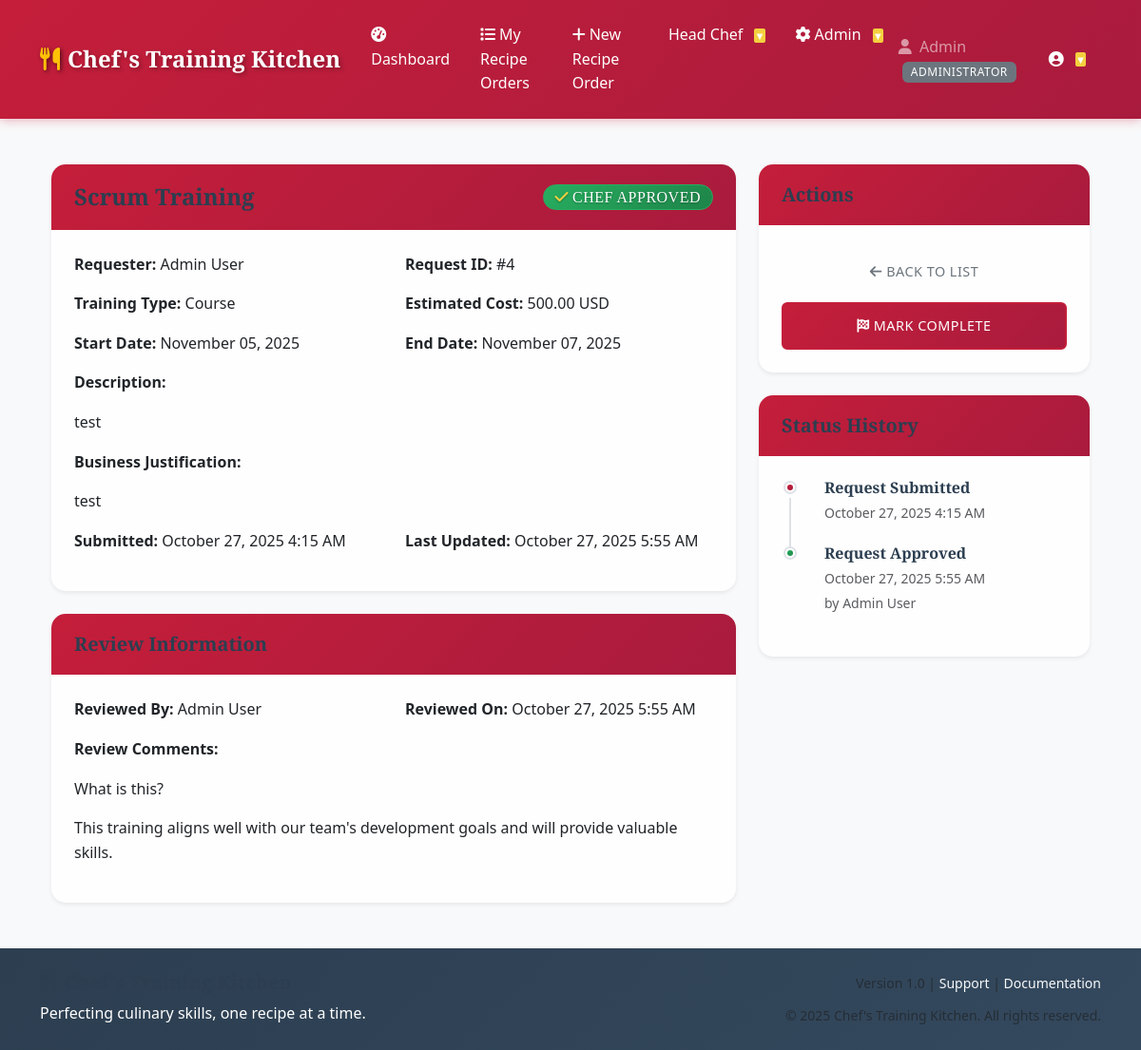
The app's page /requests/4/ (signed in) with its own data.
### accounts/models.py (models this page shows, shortened)
class UserProfile(models.Model):
    ROLE_CHOICES = [
        ('TEAM_MEMBER', 'Team Member'),
        ('LEADERSHIP', 'Leadership'),
        ('ADMIN', 'Administrator'),
    ]
    user = models.OneToOneField(User, on_delete=models.CASCADE)
    role = models.CharField(max_length=20, choices=ROLE_CHOICES, default='TEAM_MEMBER')
    is_active = models.BooleanField(default=True)
    created_at = models.DateTimeField(auto_now_add=True)
    updated_at = models.DateTimeField(auto_now=True)
    class Meta:
        verbose_name = "User Profile"
        verbose_name_plural = "User Profiles"

### training_requests/models.py (models this page shows, shortened)
class TrainingRequest(models.Model):
    TRAINING_TYPE_CHOICES = [
        ('CONFERENCE', 'Conference'),
        ('COURSE', 'Course'),
        ('CERTIFICATION', 'Certification'),
        ('WORKSHOP', 'Workshop'),
    ]
    STATUS_CHOICES = [
        ('PENDING', 'Pending'),
        ('APPROVED', 'Approved'),
        ('DENIED', 'Denied'),
        ('COMPLETED', 'Completed'),
    ]
    requester = models.ForeignKey(
        User,
        on_delete=models.CASCADE,
        related_name='training_requests',
        help_text="User who submitted the training request"
    )
    title = models.CharField(max_length=200, help_text="Training title or name")
    description = models.TextField(help_text="Detailed description of the training")
    training_type = models.CharField(
        max_length=20,
        choices=TRAINING_TYPE_CHOICES,
        help_text="Type of training being requested"
    )
    estimated_cost = models.DecimalField(
        max_digits=10,
        decimal_places=2,
        validators=[MinValueValidator(Decimal('0.00'))],
        help_text="Estimated cost in the specified currency"
    )
    currency = models.CharField(max_length=3, default='USD', help_text="Currency code (e.g., USD, EUR)")
    start_date = models.DateField(help_text="Training start date")
    end_date = models.DateField(help_text="Training end date")
    justification = models.TextField(help_text="Business justification for the training")
    status = models.CharField(
        max_length=20,
        choices=STATUS_CHOICES,
        default='PENDING',
        help_text="Current status of the request"
    )
    reviewer = models.ForeignKey(
        User,
        on_delete=models.SET_NULL,
        null=True,
        blank=True,
        related_name='reviewed_requests',
        help_text="Leadership member who reviewed the request"
    )
    review_comments = models.TextField(
        blank=True,
        help_text="Comments from the reviewer"
    )
    reviewed_at = models.DateTimeField(
        null=True,
        blank=True,
        help_text="When the request was reviewed"
    )
    completed_at = models.DateTimeField(
        null=True,
        blank=True,
        help_text="When the training was completed"
    )
    completion_notes = models.TextField(
        blank=True,
        help_text="Notes about the training completion"
    )
    supporting_documents = models.FileField(
        upload_to='training_requests/documents/',
        blank=True,
        null=True,
        validators=[
            FileExtensionValidator(
                allowed_extensions=['pdf', 'doc', 'docx', 'txt'],
                message="Only PDF, DOC, DOCX, and TXT files are allowed."
            ),
            validate_file_size
        ],
        help_text="Optional supporting documents (PDF, DOC, DOCX, TXT, up to 10MB)"
    )
    created_at = models.DateTimeField(auto_now_add=True)
    updated_at = models.DateTimeField(auto_now=True)
    class Meta:
        verbose_name = "Training Request"
        verbose_name_plural = "Training Requests"
        ordering = ['-created_at']

### training_requests/views.py (the view)
# urls.py: path('requests/<int:pk>/', views.TrainingRequestDetailView.as_view(), name='request_detail'),
class TrainingRequestDetailView(LoginRequiredMixin, DetailView):
    model = TrainingRequest
    template_name = 'training_requests/request_detail.html'
    context_object_name = 'request'
    def get_queryset(self):
        queryset = TrainingRequest.objects.select_related('requester', 'reviewer')
        user_role = getattr(self.request.user.userprofile, 'role', 'TEAM_MEMBER')
        if user_role == 'TEAM_MEMBER':
            queryset = queryset.filter(requester=self.request.user)
        return queryset
    def get_context_data(self, **kwargs):
        context = super().get_context_data(**kwargs)
        user_role = getattr(self.request.user.userprofile, 'role', 'TEAM_MEMBER')
        context['user_role'] = user_role
        context['is_leadership'] = user_role in ['LEADERSHIP', 'ADMIN']
        context['can_approve'] = (
            user_role in ['LEADERSHIP', 'ADMIN'] and
            self.object.status == 'PENDING'
        )
        context['can_complete'] = (
            user_role in ['LEADERSHIP', 'ADMIN'] and
            self.object.status == 'APPROVED'
        )
        return context

### templates/training_requests/request_detail.html (shortened to what this page needs)
{% extends 'base.html' %}
{% load static %}
{% block content %}
<div class="container mt-4">
    <div class="row">
        <div class="col-md-8">
            <div class="card">
                <div class="card-header d-flex justify-content-between align-items-center">
                    <h4 class="mb-0">{{ request.title }}</h4>
                    {% if request.status == 'PENDING' %}
                        <span class="badge bg-warning fs-6">{{ request.get_status_display }}</span>
                    {% elif request.status == 'APPROVED' %}
                        <span class="badge bg-success fs-6">{{ request.get_status_display }}</span>
                    {% elif request.status == 'DENIED' %}
                        <span class="badge bg-danger fs-6">{{ request.get_status_display }}</span>
                    {% elif request.status == 'COMPLETED' %}
                        <span class="badge bg-primary fs-6">{{ request.get_status_display }}</span>
                    {% endif %}
                </div>
                <div class="card-body">
                    <div class="row mb-3">
                        <div class="col-md-6">
                            <strong>Requester:</strong> {{ request.requester.get_full_name|default:request.requester.username }}
                        </div>
                        <div class="col-md-6">
                            <strong>Request ID:</strong> #{{ request.id }}
                        </div>
                    </div>
                    <div class="row mb-3">
                        <div class="col-md-6">
                            <strong>Training Type:</strong> {{ request.get_training_type_display }}
                        </div>
                        <div class="col-md-6">
                            <strong>Estimated Cost:</strong> {{ request.estimated_cost }} {{ request.currency }}
                        </div>
                    </div>
                    <div class="row mb-3">
                        <div class="col-md-6">
                            <strong>Start Date:</strong> {{ request.start_date|date:"F d, Y" }}
                        </div>
                        <div class="col-md-6">
                            <strong>End Date:</strong> {{ request.end_date|date:"F d, Y" }}
                        </div>
                    </div>
                    <div class="mb-3">
                        <strong>Description:</strong>
                        <p class="mt-2">{{ request.description|linebreaks }}</p>
                    </div>
                    <div class="mb-3">
                        <strong>Business Justification:</strong>
                        <p class="mt-2">{{ request.justification|linebreaks }}</p>
                    </div>
                    <div class="row mb-3">
                        <div class="col-md-6">
                            <strong>Submitted:</strong> {{ request.created_at|date:"F d, Y g:i A" }}
                        </div>
                        {% if request.updated_at != request.created_at %}
                            <div class="col-md-6">
                                <strong>Last Updated:</strong> {{ request.updated_at|date:"F d, Y g:i A" }}
                            </div>
                        {% endif %}
                    </div>
                </div>
            </div>
            {% if request.reviewer or request.review_comments %}
                <div class="card mt-4">
                    <div class="card-header">
                        <h5 class="mb-0">Review Information</h5>
                    </div>
                    <div class="card-body">
                        {% if request.reviewer %}
                            <div class="row mb-3">
                                <div class="col-md-6">
                                    <strong>Reviewed By:</strong> {{ request.reviewer.get_full_name|default:request.reviewer.username }}
                                </div>
                                {% if request.reviewed_at %}
                                    <div class="col-md-6">
                                        <strong>Reviewed On:</strong> {{ request.reviewed_at|date:"F d, Y g:i A" }}
                                    </div>
                                {% endif %}
                            </div>
                        {% endif %}
                        {% if request.review_comments %}
                            <div class="mb-3">
                                <strong>Review Comments:</strong>
                                <p class="mt-2">{{ request.review_comments|linebreaks }}</p>
                            </div>
                        {% endif %}
                    </div>
                </div>
            {% endif %}
        </div>
        <div class="col-md-4">
            <div class="card">
                <div class="card-header">
                    <h5 class="mb-0">Actions</h5>
                </div>
                <div class="card-body">
                    <div class="d-grid gap-2">
                        <a href="{% url 'training_requests:request_list' %}" class="btn btn-outline-secondary">
                            <i class="fas fa-arrow-left"></i> Back to List
                        </a>
                        {% if can_complete %}
                            <a href="{% url 'training_requests:complete_request' request.pk %}" class="btn btn-primary">
                                <i class="fas fa-flag-checkered"></i> Mark Complete
                            </a>
                        {% endif %}
                    </div>
                </div>
            </div>
            <div class="card mt-4">
                <div class="card-header">
                    <h5 class="mb-0">Status History</h5>
                </div>
                <div class="card-body">
                    <div class="timeline">
                        <div class="timeline-item">
                            <div class="timeline-marker bg-primary"></div>
                            <div class="timeline-content">
                                <h6 class="mb-1">Request Submitted</h6>
                                <small class="text-muted">{{ request.created_at|date:"F d, Y g:i A" }}</small>
                            </div>
                        </div>
                        {% if request.reviewed_at %}
                            <div class="timeline-item">
                                <div class="timeline-marker {% if request.status == 'APPROVED' %}bg-success{% else %}bg-danger{% endif %}"></div>
                                <div class="timeline-content">
                                    <h6 class="mb-1">Request {{ request.get_status_display }}</h6>
                                    <small class="text-muted">{{ request.reviewed_at|date:"F d, Y g:i A" }}</small>
                                    {% if request.reviewer %}
                                        <br><small class="text-muted">by {{ request.reviewer.get_full_name|default:request.reviewer.username }}</small>
                                    {% endif %}
                                </div>
                            </div>
                        {% endif %}
                    </div>
                </div>
            </div>
        </div>
    </div>
</div>
{% endblock %}

### templates/base.html (shortened to what this page needs)
<!DOCTYPE html>
<html lang="en">
<head>
    <link href="https://cdn.jsdelivr.net/npm/bootstrap@5.3.0/dist/css/bootstrap.min.css" rel="stylesheet">
    <link rel="stylesheet" href="https://cdnjs.cloudflare.com/ajax/libs/font-awesome/6.4.0/css/all.min.css">
    {% load static %}
    <link rel="stylesheet" href="{% static 'css/restaurant-theme.css' %}">
    <link rel="stylesheet" href="{% static 'css/restaurant-animations.css' %}">
</head>
<body>
    <nav class="navbar navbar-expand-lg navbar-dark bg-dark">
        <div class="container">
            <a class="navbar-brand" href="{% if user.is_authenticated %}{% url 'training_requests:dashboard' %}{% else %}{% url 'accounts:login' %}{% endif %}">
                <i class="fas fa-utensils me-2"></i>Chef's Training Kitchen
            </a>
            {% if user.is_authenticated %}
            <div class="collapse navbar-collapse" id="navbarNav">
                <ul class="navbar-nav me-auto">
                    <li class="nav-item">
                        <a class="nav-link" href="{% url 'training_requests:dashboard' %}">
                            <i class="fas fa-tachometer-alt me-1"></i>Dashboard
                        </a>
                    </li>
                    <li class="nav-item">
                        <a class="nav-link" href="{% url 'training_requests:request_list' %}">
                            <i class="fas fa-list me-1"></i>My Recipe Orders
                        </a>
                    </li>
                    <li class="nav-item">
                        <a class="nav-link" href="{% url 'training_requests:create_request' %}">
                            <i class="fas fa-plus me-1"></i>New Recipe Order
                        </a>
                    </li>
                    {% if user.userprofile.role == 'LEADERSHIP' or user.userprofile.role == 'ADMIN' %}
                    <li class="nav-item dropdown">
                        <a class="nav-link dropdown-toggle position-relative" href="#" id="leadershipDropdown" role="button" data-bs-toggle="dropdown">
                            Head Chef
                        </a>
                    </li>
                    {% endif %}
                    {% if user.userprofile.role == 'ADMIN' %}
                    <li class="nav-item dropdown">
                        <a class="nav-link dropdown-toggle" href="#" id="adminDropdown" role="button" data-bs-toggle="dropdown">
                            <i class="fas fa-cog me-1"></i>Admin
                        </a>
                    </li>
                    {% endif %}
                </ul>
                <div class="navbar-nav user-info">
                    <div class="navbar-text">
                        <i class="fas fa-user me-1"></i>
                        {{ user.first_name|default:user.username }}
                        {% if user.userprofile %}
                            <span class="badge bg-secondary role-badge ms-1">{{ user.userprofile.get_role_display }}</span>
                        {% endif %}
                    </div>
                    <div class="nav-item dropdown">
                        <a class="nav-link dropdown-toggle" href="#" id="userDropdown" role="button" data-bs-toggle="dropdown">
                            <i class="fas fa-user-circle"></i>
                        </a>
                    </div>
                </div>
            </div>
            {% endif %}
        </div>
    </nav>
    <div class="container mt-4">
        {% block content %}
        {% endblock %}
    </div>
    {% include 'components/footer.html' %}
    {% load static %}
</body>
</html>

### records on screen
TrainingRequest: title "Scrum Training", requester.get_full_name "Admin User", id "4", training_type "Course", estimated_cost "500.00", currency "USD", start_date "November 05, 2025", end_date "November 07, 2025", description "test", justification "test", created_at "October 27, 2025 4:15 AM", updated_at "October 27, 2025 5:55 AM", reviewer.get_full_name "Admin User", reviewed_at "October 27, 2025 5:55 AM", review_comments "What is this? This training aligns well with our team's development goals and will provide valuable skills.", status "Approved"

### other values on screen
{{ user.first_name|default:user.username }} "Admin"
{{ user.userprofile.get_role_display }} "ADMINISTRATOR"
